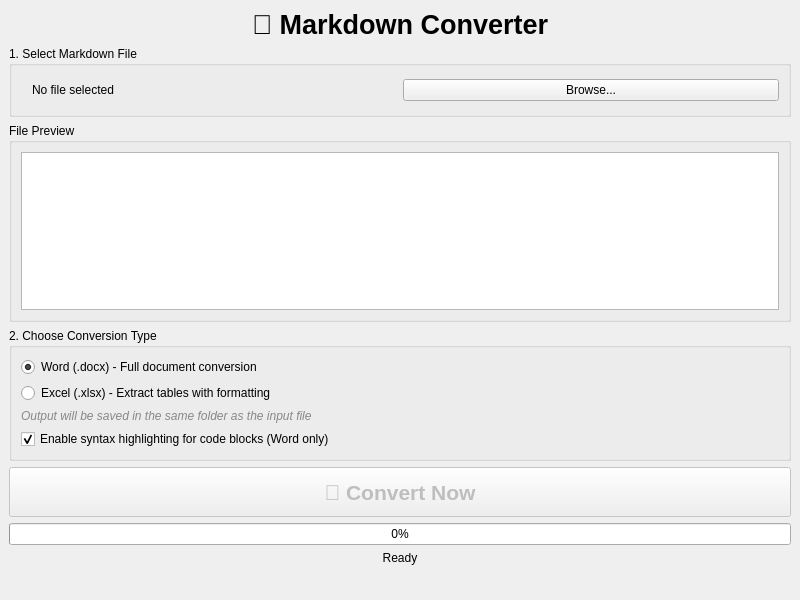
<?xml version="1.0" encoding="UTF-8"?>
<ui version="4.0">
 <class>MainWindow</class>
 <widget class="QMainWindow" name="MainWindow">
  <property name="geometry">
   <rect>
    <x>0</x>
    <y>0</y>
    <width>800</width>
    <height>600</height>
   </rect>
  </property>
  <property name="windowTitle">
   <string>Markdown to Word/Excel Converter</string>
  </property>
  <widget class="QWidget" name="centralwidget">
   <layout class="QVBoxLayout" name="verticalLayout">
    <item>
     <widget class="QLabel" name="titleLabel">
      <property name="font">
       <font>
        <pointsize>20</pointsize>
        <bold>true</bold>
       </font>
      </property>
      <property name="text">
       <string>📄 Markdown Converter</string>
      </property>
      <property name="alignment">
       <set>Qt::AlignmentFlag::AlignCenter</set>
      </property>
     </widget>
    </item>
    <item>
     <widget class="QGroupBox" name="fileGroup">
      <property name="title">
       <string>1. Select Markdown File</string>
      </property>
      <layout class="QVBoxLayout" name="fileGroupLayout">
       <item>
        <layout class="QHBoxLayout" name="fileRowLayout">
         <item>
          <widget class="QLabel" name="fileLabel">
           <property name="minimumSize">
            <size>
             <width>0</width>
             <height>30</height>
            </size>
           </property>
           <property name="styleSheet">
            <string notr="true"> padding: 8px; border-radius: 4px;</string>
           </property>
           <property name="text">
            <string>No file selected</string>
           </property>
          </widget>
         </item>
         <item>
          <widget class="QPushButton" name="selectFileBtn">
           <property name="text">
            <string>Browse...</string>
           </property>
           <property name="fixedWidth" stdset="0">
            <number>100</number>
           </property>
          </widget>
         </item>
        </layout>
       </item>
      </layout>
     </widget>
    </item>
    <item>
     <widget class="QGroupBox" name="previewGroup">
      <property name="title">
       <string>File Preview</string>
      </property>
      <layout class="QVBoxLayout" name="previewGroupLayout">
       <item>
        <widget class="QTextEdit" name="previewText">
         <property name="maximumSize">
          <size>
           <width>16777215</width>
           <height>200</height>
          </size>
         </property>
         <property name="readOnly">
          <bool>true</bool>
         </property>
        </widget>
       </item>
      </layout>
     </widget>
    </item>
    <item>
     <widget class="QGroupBox" name="optionsGroup">
      <property name="title">
       <string>2. Choose Conversion Type</string>
      </property>
      <layout class="QVBoxLayout" name="optionsGroupLayout">
       <item>
        <widget class="QRadioButton" name="radioWord">
         <property name="text">
          <string>Word (.docx) - Full document conversion</string>
         </property>
         <property name="checked">
          <bool>true</bool>
         </property>
        </widget>
       </item>
       <item>
        <widget class="QRadioButton" name="radioExcel">
         <property name="text">
          <string>Excel (.xlsx) - Extract tables with formatting</string>
         </property>
        </widget>
       </item>
       <item>
        <widget class="QLabel" name="outputLabel">
         <property name="styleSheet">
          <string notr="true">color: #888; font-style: italic;</string>
         </property>
         <property name="text">
          <string>Output will be saved in the same folder as the input file</string>
         </property>
        </widget>
       </item>
       <item>
        <widget class="QCheckBox" name="syntaxHighlightCheck">
         <property name="text">
          <string>Enable syntax highlighting for code blocks (Word only)</string>
         </property>
         <property name="checked">
          <bool>true</bool>
         </property>
        </widget>
       </item>
      </layout>
     </widget>
    </item>
    <item>
     <widget class="QPushButton" name="convertBtn">
      <property name="enabled">
       <bool>false</bool>
      </property>
      <property name="minimumSize">
       <size>
        <width>0</width>
        <height>50</height>
       </size>
      </property>
      <property name="font">
       <font>
        <pointsize>16</pointsize>
        <bold>true</bold>
       </font>
      </property>
      <property name="text">
       <string>🚀 Convert Now</string>
      </property>
     </widget>
    </item>
    <item>
     <widget class="QProgressBar" name="progressBar">
      <property name="visible">
       <bool>false</bool>
      </property>
      <property name="value">
       <number>0</number>
      </property>
     </widget>
    </item>
    <item>
     <widget class="QLabel" name="statusLabel">
      <property name="text">
       <string>Ready</string>
      </property>
      <property name="alignment">
       <set>Qt::AlignmentFlag::AlignCenter</set>
      </property>
     </widget>
    </item>
    <item>
     <widget class="QLabel" name="recentLabel">
      <property name="text">
       <string/>
      </property>
      <property name="alignment">
       <set>Qt::AlignmentFlag::AlignCenter</set>
      </property>
     </widget>
    </item>
    <item>
     <spacer name="verticalSpacer">
      <property name="orientation">
       <enum>Qt::Orientation::Vertical</enum>
      </property>
      <property name="sizeHint" stdset="0">
       <size>
        <width>20</width>
        <height>40</height>
       </size>
      </property>
     </spacer>
    </item>
   </layout>
  </widget>
  <action name="actionLicense">
   <property name="text">
    <string>License</string>
   </property>
  </action>
  <action name="actionReadme">
   <property name="text">
    <string>Readme</string>
   </property>
  </action>
  <action name="actionExit">
   <property name="text">
    <string>Exit</string>
   </property>
  </action>
  <action name="actionDark">
   <property name="checkable">
    <bool>true</bool>
   </property>
   <property name="text">
    <string>Dark</string>
   </property>
  </action>
  <action name="actionLight">
   <property name="checkable">
    <bool>true</bool>
   </property>
   <property name="text">
    <string>Light</string>
   </property>
  </action>
  <action name="actionViewLogs">
   <property name="text">
    <string>View Logs</string>
   </property>
  </action>
  <action name="actionClearLogs">
   <property name="text">
    <string>Clear Logs</string>
   </property>
  </action>
 </widget>
 <resources/>
 <connections/>
</ui>
